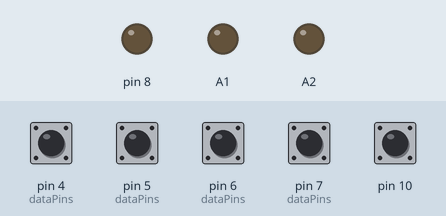
This sketch was run on a simulated Arduino Uno, built with avr-gcc and run on an emulated ATmega328P. On the bench: output pins drawn as LEDs (lit = HIGH). Inputs (shaded band) come from the test bench; at power-on: pin 4 (dataPins), pin 5 (dataPins), pin 6 (dataPins), pin 7 (dataPins), pin 10 HIGH. Pins used as bus, display or sensor lines are not drawn.

Above: at 1.2 s.
1.3 s: pin 7 (dataPins) pulled LOW for 0.15 s
At 1.37 s:
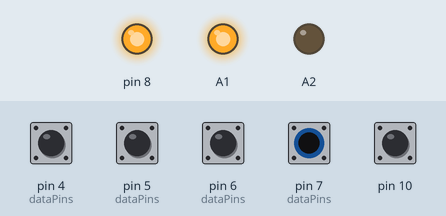
2.9 s: pin 10 pulled LOW for 0.15 s
At 2.97 s:
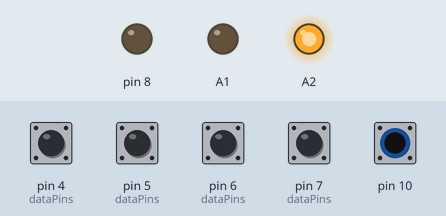
4.5 s: pin 7 (dataPins) driven LOW and pin 10 driven LOW
At 5.7 s:
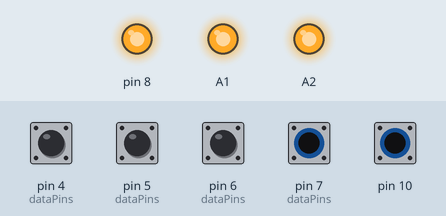
6.0 s: pin 7 (dataPins) driven HIGH
At 7.0 s:
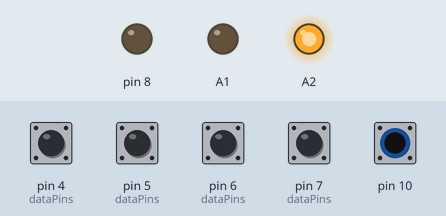
7.5 s: pin 7 (dataPins) driven LOW
At 8.2 s:
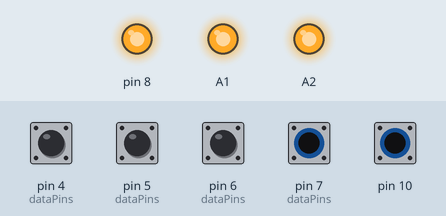
Timing chart, 0 to 10.0 s (numbered marks = the images above; inputs shaded):
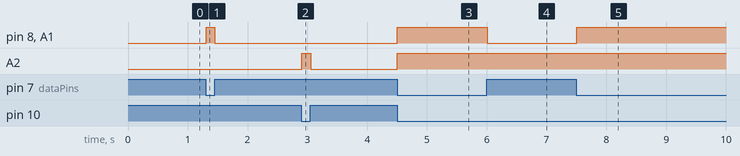

Measured:
- after the input at 1.3 s, pin 8, A1: LOW → HIGH at once, → LOW 0.15 s later
- after the input at 2.9 s, A2: LOW → HIGH at once, → LOW 0.15 s later
- after the input at 4.5 s, pin 8, A1, A2: LOW → HIGH at once
- after the input at 6.0 s, pin 8, A1: HIGH → LOW at once
- after the input at 7.5 s, pin 8, A1: LOW → HIGH at once

The sketch:

icom_ctcss.ino
```cpp
#include <Arduino.h>
#include <avr/wdt.h>
#include <util/atomic.h>
#include <stdlib.h>
#include <string.h>
#include <stdio.h>
#include "config.h"
#include "control.h"
#include "storage.h"
#include "tone.h"
#include "display.h"

uint8_t resetCause __attribute__((section(".noinit")));
void earlyWatchdogDisable() __attribute__((naked,used,section(".init3")));
void earlyWatchdogDisable() { resetCause=MCUSR; MCUSR=0; wdt_disable(); }

static Ctcss::Control control;
static Ctcss::Ui ui;
static Ctcss::Debouncer mic, bypass, buttonInput;
static Ctcss::Button button;
static Ctcss::Encoder encoder;
static bool waveformFault=false, saveError=false, saveFromUi=false;
static uint32_t previousLoop=0, maxLoopUs=0;
static char reply[160];
static uint8_t replyPosition=0;

static void requestSave(uint16_t tone,bool fromUi) {
  if (Storage::busy()) return;
  saveError=false;
  if (tone==control.saved) { if (fromUi) ui.saved(); return; }
  if (Storage::request(tone)) saveFromUi=fromUi;
}

// USB never waits for a host. Replies are drained only into available endpoint
// space, in short chunks, so an absent/stalled host cannot block PTT handling.
static void diagnostics() {
  static char input[40]; static uint8_t length=0; static bool overflow=false;
  if (reply[replyPosition]) {
    int space=Serial.availableForWrite();
    if (Serial.dtr() && space>0) {
      uint8_t count=0;
      while (count<16 && count<space && reply[replyPosition+count]) ++count;
      Serial.write(reinterpret_cast<const uint8_t *>(reply+replyPosition),count);
      replyPosition+=count;
    } else if (!Serial.dtr()) { reply[0]=0; replyPosition=0; }
    return;
  }
  for (uint8_t n=0;n<8 && Serial.available();++n) {
    char c=Serial.read();
    if (c=='\r') continue;
    if (c!='\n') {
      if (length<sizeof(input)-1) input[length++]=c; else overflow=true;
      continue;
    }
    input[length]=0; replyPosition=0;
    if (overflow) snprintf(reply,sizeof reply,"ERR line too long\n");
    else if (!strcmp(input,"STATUS")) {
      snprintf(reply,sizeof reply,"CTCSS1 bench=%u saved=%u active=%u tx=%u bypass=%u armed=%u lcd=%u busy=%u fault=%u loop_us=%lu reset=%u\n",
        CTCSS_BENCH,control.saved,control.activeTone(),control.transmitting,control.bypass,control.armed,
        Display::available(),Storage::busy(),waveformFault,maxLoopUs,resetCause);
    }
#if CTCSS_BENCH
    else if (!strncmp(input,"SAVE ",5)) {
      char *end; unsigned long value=strtoul(input+5,&end,10);
      if (end==input+5 || *end || value>65535 || !Ctcss::validTone(value) || Storage::busy())
        snprintf(reply,sizeof reply,"ERR save\n");
      else { requestSave(value,false); snprintf(reply,sizeof reply,"OK queued; poll STATUS busy=0 saved=%lu\n",value); }
    }
    else if (!strcmp(input,"HANG")) { while (true) {} } // hardware WDT acceptance, bench build only
#endif
    else snprintf(reply,sizeof reply,"ERR command\n");
    length=0; overflow=false; break;
  }
}

void setup() {
  digitalWrite(Pins::radioPtt,LOW); pinMode(Pins::radioPtt,OUTPUT);
  digitalWrite(A1,LOW); pinMode(A1,OUTPUT);
  digitalWrite(A2,LOW); pinMode(A2,OUTPUT);
  // Also support bare-module tests. PCB external pull-ups remain in place.
  const uint8_t inputs[]={Pins::encoderA,Pins::encoderB,Pins::button,Pins::micPtt,Pins::bypass};
  for (uint8_t pin:inputs) pinMode(pin,INPUT_PULLUP);
  uint32_t now=millis();
  mic.begin(digitalRead(Pins::micPtt)==LOW,now);
  bypass.begin(digitalRead(Pins::bypass)==LOW,now);
  buttonInput.begin(digitalRead(Pins::button)==LOW,now);
  encoder.previous=(digitalRead(Pins::encoderA)<<1)|digitalRead(Pins::encoderB);
  button.suppress(buttonInput.stable,now);
  control.saved=Storage::begin();
  Tone::begin(); Tone::set(false,control.saved);
  Serial.begin(115200);
  Display::begin();
  wdt_enable(WDTO_250MS);
  previousLoop=micros();
}

void loop() {
  // Arduino's 1200-baud touch requests a Caterina watchdog reset. Do not feed
  // that watchdog or key PTT while the core is waiting to enter the bootloader.
  // Use dtr(): Serial's bool conversion deliberately delays 10 ms in this core.
  if (Serial.baud()==1200 && !Serial.dtr()) {
    control.transmitting=false; control.armed=false;
    digitalWrite(Pins::radioPtt,LOW); digitalWrite(A1,LOW);
    Tone::set(false,control.saved);
    return;
  }
  uint32_t nowUs=micros();
  uint32_t duration=nowUs-previousLoop; previousLoop=nowUs;
  if (duration>maxLoopUs) maxLoopUs=duration;
  uint32_t now=millis();
  mic.update(digitalRead(Pins::micPtt)==LOW,now,inputQualificationMs);
  bypass.update(digitalRead(Pins::bypass)==LOW,now,inputQualificationMs);
  control.inputs(mic.stable,bypass.stable,mic.qualified && bypass.qualified);
  if (!waveformFault && !Tone::healthy()) { waveformFault=true; Tone::stopFault(); }
  if (waveformFault) { control.transmitting=false; control.armed=false; }
  digitalWrite(Pins::radioPtt,control.transmitting);
  digitalWrite(A1,control.transmitting);
  digitalWrite(A2,control.bypass);
  Tone::set(control.toneEnabled(),control.activeTone());

  uint16_t committed;
  int8_t result=Storage::service(committed);
  if (result==1) { control.commit(committed); if (saveFromUi && Display::available()) ui.saved(); }
  if (result<0) saveError=true;

  // Display failure disables gestures and discards the uncommitted edit buffer.
  // A write already explicitly requested may finish and become durable.
  Display::service(now,control,ui,Storage::busy(),saveError,waveformFault);
  buttonInput.update(digitalRead(Pins::button)==LOW,now,buttonQualificationMs);
  int8_t movement=encoder.update((digitalRead(Pins::encoderA)<<1)|digitalRead(Pins::encoderB));
  if (Display::available() && control.armed && !Storage::busy() && !waveformFault) {
    if (movement) ui.rotate(movement);
    uint16_t requested=ui.gesture(button.update(buttonInput.stable,now),control.saved);
    if (requested) requestSave(requested,true);
  } else {
    button.suppress(buttonInput.stable,now);
    if (!Display::available()) ui.unavailable();
  }
  diagnostics();
  wdt_reset();
}
```

control.cpp
```cpp
#include "control.h"
#include "config.h"

namespace Ctcss {
const uint16_t presets[50] = {
  670,693,719,744,770,797,825,854,885,915,948,974,1000,1035,1072,
  1109,1148,1188,1230,1273,1318,1365,1413,1462,1514,1567,1598,1622,
  1655,1679,1713,1738,1773,1799,1835,1862,1899,1928,1966,1995,
  2035,2065,2107,2181,2257,2291,2336,2418,2503,2541
};
bool validTone(uint16_t tone) { return tone >= minimumTone && tone <= maximumTone; }
uint8_t nearestPreset(uint16_t tone) {
  uint8_t best = 0;
  uint16_t distance = 65535;
  for (uint8_t i = 0; i < 50; ++i) {
    uint16_t d = tone > presets[i] ? tone - presets[i] : presets[i] - tone;
    if (d < distance) { distance = d; best = i; }
  }
  return best;
}
void Control::inputs(bool micPressed, bool bypassOn, bool qualified) {
  bypass = bypassOn;
  if (!qualified) return;
  if (!armed) { if (!micPressed) armed = true; return; }
  if (micPressed && !transmitting) latched = saved;
  transmitting = micPressed;
}
bool Control::commit(uint16_t tone) {
  if (!validTone(tone)) return false;
  saved = tone;
  return true;
}
void Debouncer::begin(bool value, uint32_t now) {
  stable = candidate = value; since = now; qualified = false;
}
void Debouncer::update(bool value, uint32_t now, uint16_t interval) {
  if (value != candidate) { candidate = value; since = now; }
  if (uint32_t(now - since) >= interval) { stable = candidate; qualified = true; }
}
Gesture Button::update(bool pressed, uint32_t now) {
  if (pressed && !down) { pressedAt = now; longSent = false; }
  Gesture result = Gesture::None;
  if (pressed && !longSent && uint32_t(now - pressedAt) >= longPressMs) {
    longSent = true; result = Gesture::Long;
  }
  if (!pressed && down && !longSent) result = Gesture::Short;
  down = pressed;
  return result;
}
void Button::suppress(bool pressed, uint32_t now) {
  down = pressed; longSent = true; pressedAt = now;
}
int8_t Encoder::update(uint8_t ab) {
  // Gray-code sequence 11,01,00,10,11 is positive; diagonals reset partial motion.
  static const int8_t steps[16] = {0,-1,1,0, 1,0,0,-1, -1,0,0,1, 0,1,-1,0};
  if ((previous ^ ab) == 3) transitions = 0;
  else transitions += steps[(previous << 2) | ab];
  previous = ab;
  if (transitions >= encoderTransitionsPerDetent) { transitions = 0; return encoderDirection; }
  if (transitions <= -encoderTransitionsPerDetent) { transitions = 0; return -encoderDirection; }
  return 0;
}
static uint8_t wrap(int16_t value, uint8_t count) { return (value + count) % count; }
void Ui::rotate(int8_t delta) {
  rangeError = false;
  if (screen == Screen::Menu) menu = wrap(menu + delta, 3);
  if (screen == Screen::Presets) preset = wrap(preset + delta, 50);
  if (screen == Screen::Manual && digit < 4) {
    const uint16_t place[4] = {1000,100,10,1};
    uint8_t oldDigit = (edit / place[digit]) % 10;
    edit = edit - oldDigit * place[digit] + wrap(oldDigit + delta, 10) * place[digit];
  }
}
uint16_t Ui::gesture(Gesture event, uint16_t savedTone) {
  if (event == Gesture::None) return 0;
  switch (screen) {
    case Screen::Home:
      if (event == Gesture::Short) screen = Screen::Menu;
      break;
    case Screen::Menu:
      if (event == Gesture::Short) {
        if (menu == 0) { preset = nearestPreset(savedTone); screen = Screen::Presets; }
        if (menu == 1) { edit = savedTone; digit = 0; rangeError = false; screen = Screen::Manual; }
        if (menu == 2) screen = Screen::Home;
      }
      break;
    case Screen::Presets:
      if (event == Gesture::Long) screen = Screen::Menu;
      else return presets[preset];
      break;
    case Screen::Manual:
      if (event == Gesture::Short) { digit = (digit + 1) % 5; rangeError = false; }
      else if (digit == 4) screen = Screen::Menu;
      else if (validTone(edit)) return edit;
      else rangeError = true;
      break;
  }
  return 0;
}
}
```

control.h
```cpp
#pragma once
#include <stdint.h>

namespace Ctcss {
constexpr uint16_t defaultTone = 1514, minimumTone = 670, maximumTone = 2541;
extern const uint16_t presets[50];
bool validTone(uint16_t tone);
uint8_t nearestPreset(uint16_t tone);

// All application state belongs to loop(). No ISR accesses this object.
struct Control {
  uint16_t saved = defaultTone, latched = defaultTone;
  bool armed = false, transmitting = false, bypass = false;
  void inputs(bool micPressed, bool bypassOn, bool qualified);
  bool commit(uint16_t tone);
  bool toneEnabled() const { return transmitting && !bypass; }
  uint16_t activeTone() const { return transmitting ? latched : saved; }
};

struct Debouncer {
  bool stable = false, candidate = false, qualified = false;
  uint32_t since = 0;
  void begin(bool value, uint32_t now);
  void update(bool value, uint32_t now, uint16_t interval);
};

enum class Gesture : uint8_t { None, Short, Long };
struct Button {
  bool down = false, longSent = false;
  uint32_t pressedAt = 0;
  Gesture update(bool pressed, uint32_t now);
  void suppress(bool pressed, uint32_t now);
};

struct Encoder {
  uint8_t previous = 3;
  int8_t transitions = 0;
  int8_t update(uint8_t ab);
};

enum class Screen : uint8_t { Home, Menu, Presets, Manual };
struct Ui {
  Screen screen = Screen::Home;
  uint8_t menu = 0, preset = 0, digit = 0;
  uint16_t edit = defaultTone;
  bool rangeError = false;
  void rotate(int8_t delta);
  // Returns a requested save, or zero. Caller commits only after durable verify.
  uint16_t gesture(Gesture event, uint16_t saved);
  void saved() { screen = Screen::Menu; rangeError = false; }
  void unavailable() { screen = Screen::Home; rangeError = false; }
};
}
```

display.cpp
```cpp
#include "display.h"
#include "config.h"
#include <Arduino.h>
#include <Wire.h>
#include <stdio.h>
#include <string.h>

namespace Display {
#if !CTCSS_LCD_GROVE_V4
// Explicit common PCF8574 backpack mapping: P0 RS, P1 RW, P2 E, P3 BL,
// P4..P7 D4..D7. Change these constants after identifying a different backpack.
constexpr uint8_t rsMask=1, enableMask=4, backlightMask=8;
constexpr uint8_t dataPins[4]={4,5,6,7};
#endif
static bool online=false;
static uint8_t initStep=0, position=0, renderStep=0;
static uint32_t due=0, frameAt=0;
static char wanted[32], shown[32];
static uint8_t cursor=255, shownCursor=255;
#if !CTCSS_LCD_GROVE_V4
static uint8_t packed(uint8_t nibble,bool data) {
  uint8_t result=backlightMask|(data?rsMask:0);
  for (uint8_t i=0;i<4;++i) if (nibble & (1<<i)) result|=1<<dataPins[i];
  return result;
}
#endif
static bool write(uint8_t value,bool data,bool half=false) {
  Wire.clearWireTimeoutFlag();
  Wire.beginTransmission(CTCSS_LCD_ADDRESS);
#if CTCSS_LCD_GROVE_V4
  (void)half;
  Wire.write(data?0x40:0x80); Wire.write(value);
#else
  uint8_t high=packed(value>>4,data), low=packed(value & 15,data);
  Wire.write(high); Wire.write(high|enableMask); Wire.write(high);
  if (!half) { Wire.write(low); Wire.write(low|enableMask); Wire.write(low); }
#endif
  uint8_t error=Wire.endTransmission();
  return error==0 && !Wire.getWireTimeoutFlag();
}
#if CTCSS_LCD_GROVE_V4
static bool backlight(uint8_t reg,uint8_t value) {
  Wire.clearWireTimeoutFlag();
  Wire.beginTransmission(0x62); Wire.write(reg); Wire.write(value);
  uint8_t error=Wire.endTransmission();
  return error==0 && !Wire.getWireTimeoutFlag();
}
#endif
void begin() {
  memset(shown,0,sizeof shown);
  if (!CTCSS_LCD_ADDRESS) return;
  Wire.begin(); Wire.setClock(100000); Wire.setWireTimeout(1500,true);
  due=millis()+50;
}
bool available() { return online; }
static void row(uint8_t r,const char *text) {
  memset(wanted+r*16,' ',16);
  for (uint8_t i=0;i<16 && text[i];++i) wanted[r*16+i]=text[i];
}
static void render(const Ctcss::Control &c,const Ctcss::Ui &u,bool saving,bool error,bool fault) {
  char line[24]; cursor=255;
  uint16_t tone=c.activeTone();
  if (fault) { row(0,"Waveform fault"); row(1,"Reset required"); return; }
  if (!c.armed) { row(0,"Release PTT"); row(1,"To enable TX"); return; }
  switch (u.screen) {
    case Ctcss::Screen::Home:
      snprintf(line,sizeof line,"%s %03u.%u Hz",c.transmitting?"TX":"Tone",tone/10,tone%10); row(0,line);
      if (c.transmitting && c.saved!=c.latched) {
        snprintf(line,sizeof line,"Next %03u.%u %s",c.saved/10,c.saved%10,c.bypass?"BYP":"Hz"); row(1,line);
      } else row(1,c.bypass ? (c.transmitting?"TX  BYPASS":"RX  BYPASS") :
                                (c.transmitting?"TX  Tone enabled":"RX  Tone enabled"));
      break;
    case Ctcss::Screen::Menu:
      row(0,u.menu==0?">Presets":u.menu==1?">Manual":">Back");
      row(1,c.transmitting?"TX  Press=Select":"Press=Select"); break;
    case Ctcss::Screen::Presets:
      tone=Ctcss::presets[u.preset];
      snprintf(line,sizeof line,"Preset %03u.%u Hz",tone/10,tone%10); row(0,line);
      row(1,c.transmitting?"TX Press=Save":"Press=Save"); break;
    case Ctcss::Screen::Manual:
      snprintf(line,sizeof line,"Manual %03u.%u Hz",u.edit/10,u.edit%10); row(0,line);
      if (u.rangeError) {
        row(1,"Range 067-254.1");
        if (c.transmitting) { wanted[30]='T'; wanted[31]='X'; }
      } else if (u.digit==4) row(1,c.transmitting?"TX Hold=Cancel":">Cancel  Hold=OK");
      else row(1,c.transmitting?"TX Hold=Save":"Hold=Save");
      if (u.digit<4) cursor=7+u.digit+(u.digit==3?1:0);
      break;
  }
  if (saving) row(1,c.transmitting?"TX Saving...":"Saving...");
  if (error) row(1,c.transmitting?"TX Save failed":"Save failed");
}
void service(uint32_t now,const Ctcss::Control &c,const Ctcss::Ui &u,bool saving,bool error,bool fault) {
  if (!CTCSS_LCD_ADDRESS || int32_t(now-due)<0) return;
  due=now+1; // one transaction per loop; PTT is serviced between transactions
  bool ok=true;
  if (!online) {
#if CTCSS_LCD_GROVE_V4
    // Full-byte LCD commands; PCA9632 setup is also one transaction per loop.
    const uint8_t commands[]={0x38,0x38,0x38,0x08,0x01,0x06,0x0C};
    const uint8_t registers[]={0x00,0x01,0x08,0x02,0x03,0x04};
    const uint8_t values[]={0x00,0x00,0xAA,64,64,64};
    const uint8_t steps=sizeof commands+sizeof registers;
    ok=initStep<sizeof commands ? write(commands[initStep],false) :
      backlight(registers[initStep-sizeof commands],values[initStep-sizeof commands]);
#else
    const uint8_t commands[]={0x30,0x30,0x30,0x20,0x28,0x08,0x01,0x06,0x0C};
    const uint8_t steps=sizeof commands;
    ok=write(commands[initStep],false,initStep<4);
#endif
    if (ok) {
      due=now+5;
      if (++initStep==steps) {
        initStep=0; online=true; memset(shown,0,sizeof shown); shownCursor=255;
        frameAt=now-50; renderStep=0;
      }
    }
  } else {
    if (uint32_t(now-frameAt)>=50 && renderStep==0) { render(c,u,saving,error,fault); frameAt=now; }
    if (renderStep==3) { ok=write(0x80+cursor,false); shownCursor=cursor; renderStep=0; }
    else if (renderStep==1) { ok=write(wanted[position],true); if (ok) shown[position]=wanted[position]; renderStep=0; shownCursor=254; }
    else {
      for (position=0;position<32 && wanted[position]==shown[position];++position) {}
      if (position<32) { ok=write(0x80+(position<16?position:0x40+position-16),false); renderStep=1; }
      else if (cursor!=shownCursor) {
        ok=write(cursor==255?0x0C:0x0E,false);
        if (ok && cursor!=255) { renderStep=2; } else shownCursor=cursor;
      }
    }
    // Cursor placement is its own bounded transaction on the next service.
    if (renderStep==2) renderStep=3;
  }
  if (!ok) { online=false; initStep=0; renderStep=0; due=now+1000; }
}
}
```

display.h
```cpp
#pragma once
#include <stdint.h>
#include "control.h"
namespace Display {
void begin();
void service(uint32_t now,const Ctcss::Control &control,const Ctcss::Ui &ui,
             bool saving,bool saveError,bool waveformFault);
bool available();
}
```

journal.h
```cpp
#pragma once
#include <stdint.h>
#include "control.h"

namespace Ctcss {
// Two 10-byte slots. Commit marker is invalidated FIRST and written LAST.
// CRC covers schema, sequence and tone; reserved bytes must be zero.
constexpr uint8_t recordSize = 10, recordMarker = 0xA5;
uint16_t crc16(const uint8_t *bytes, uint8_t length);
void encodeRecord(uint8_t *bytes, uint16_t sequence, uint16_t tone);
bool decodeRecord(const uint8_t *bytes, uint16_t &sequence, uint16_t &tone);
int8_t newestRecord(const uint8_t *a, const uint8_t *b);
}
```

Source omitted: journal.cpp (1119 bytes), sine_table.h (data table, 1315 bytes), storage.cpp (2008 bytes), storage.h (219 bytes), tone.cpp (2028 bytes), tone.h (142 bytes), config.h (1334 bytes)
